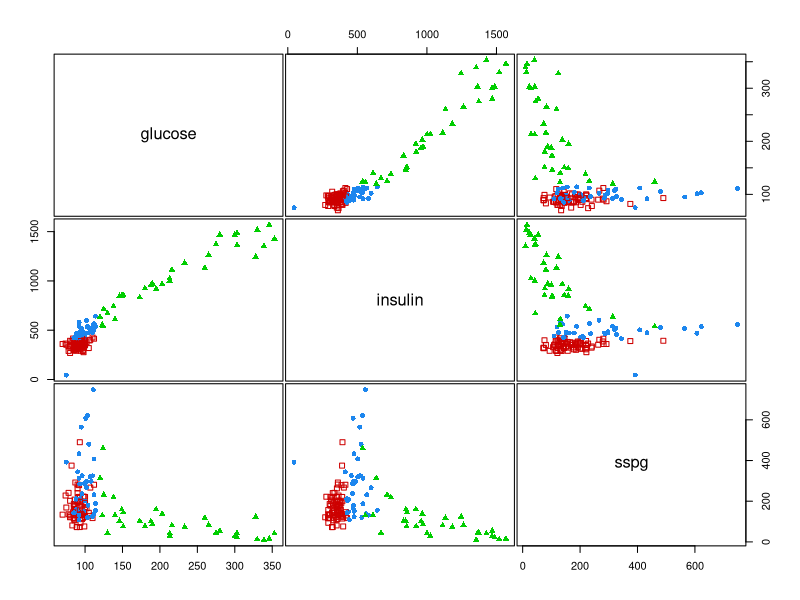
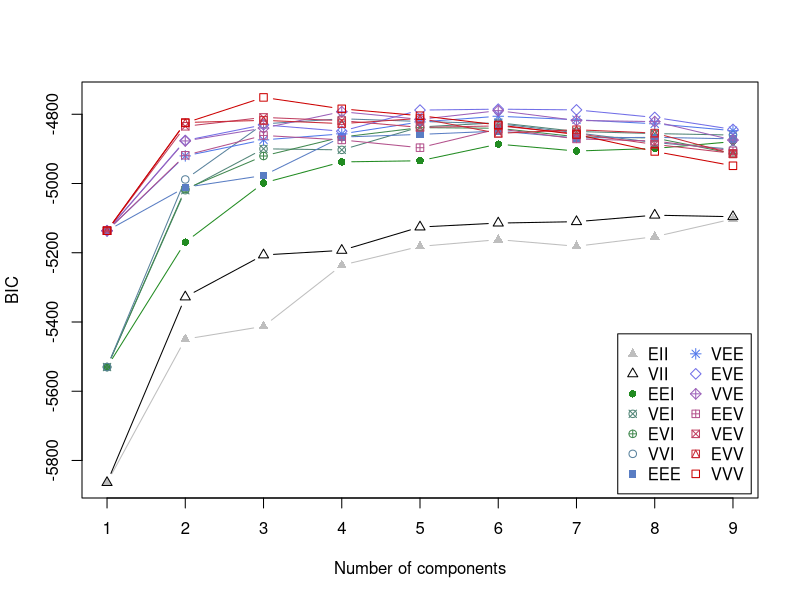
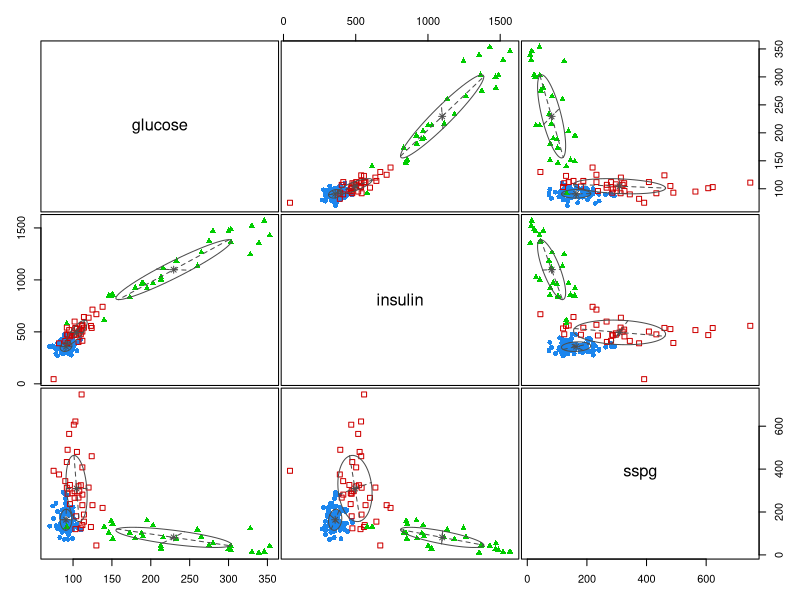
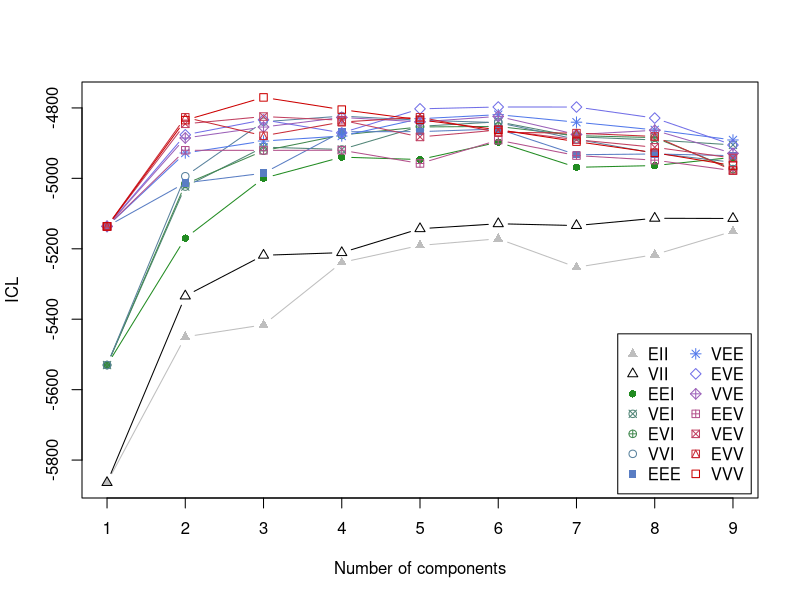
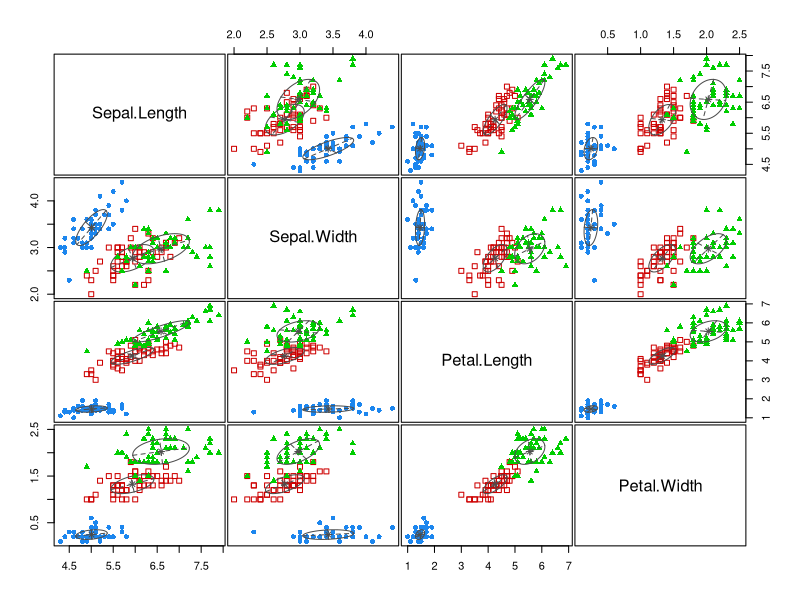
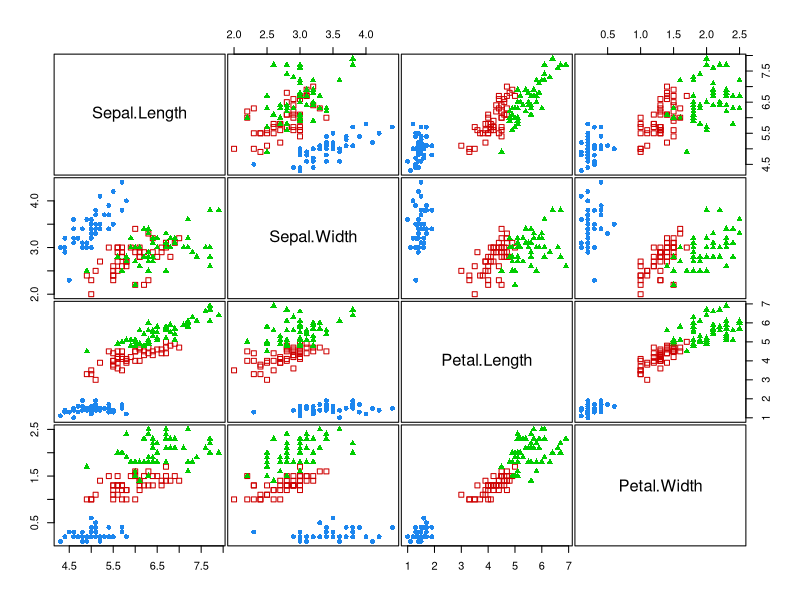
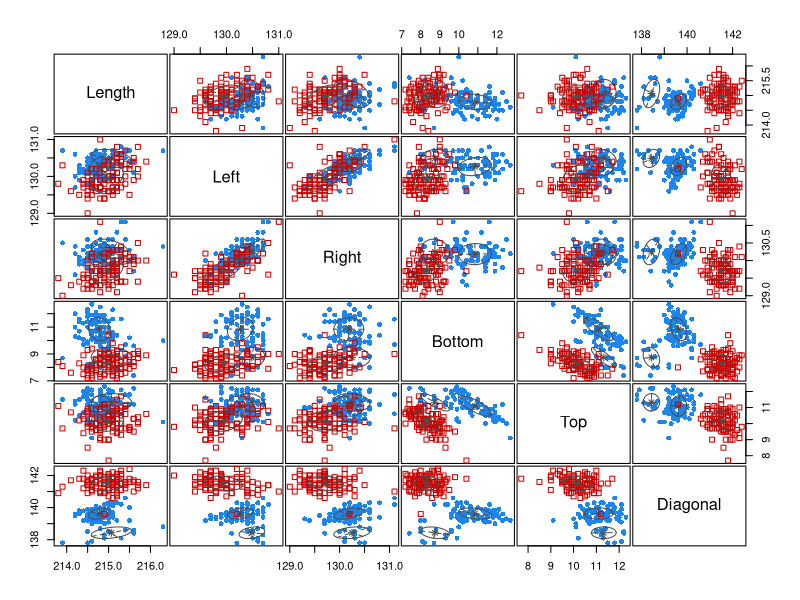
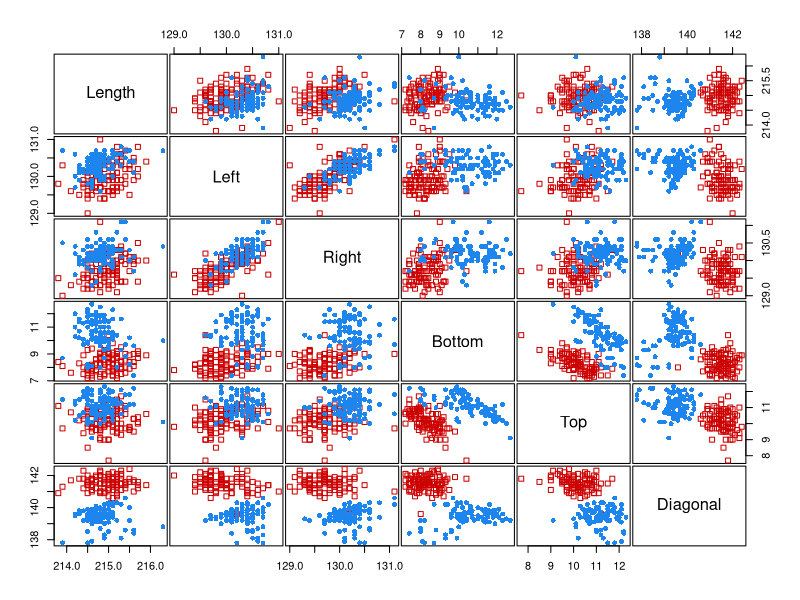

R code for these plots, in order:
## ---- chunk 1
library(knitr)
opts_chunk$set(fig.align="center",
               fig.width=5, fig.height=4.5,
               dev.args=list(pointsize=8))
## ---- chunk 2
library(mclust)
## ---- chunk 3
data(diabetes)
class = diabetes$class
table(class)
X = diabetes[,-1]
head(X)
clPairs(X, class)

BIC = mclustBIC(X)
plot(BIC)
summary(BIC)

mod1 = Mclust(X)
summary(mod1, parameters = TRUE)
plot(mod1, what = "classification")
table(class, mod1$classification)

ICL = mclustICL(X)
summary(ICL)
plot(ICL)

LRT = mclustBootstrapLRT(X, modelName = "VVV")
LRT
## ---- chunk 4
data(iris)
class = iris$Species
table(class)
X = iris[,1:4]
head(X)
mod2 = MclustDA(X, class, modelType = "EDDA")
summary(mod2)
plot(mod2, what = "scatterplot")
plot(mod2, what = "classification")
## ---- chunk 5
data(banknote)
class = banknote$Status
table(class)
X = banknote[,-1]
head(X)
mod3 = MclustDA(X, class)
summary(mod3)
plot(mod3, what = "scatterplot")
plot(mod3, what = "classification")
## ---- chunk 6
unlist(cvMclustDA(mod2, nfold = 10)[2:3])
unlist(cvMclustDA(mod3, nfold = 10)[2:3])
## ---- chunk 7
data(acidity)
mod4 = densityMclust(acidity)
summary(mod4)
plot(mod4, what = "BIC")
plot(mod4, what = "density", data = acidity, breaks = 15)
plot(mod4, what = "diagnostic", type = "cdf")
plot(mod4, what = "diagnostic", type = "qq")
## ---- chunk 8
data(faithful)
mod5 = densityMclust(faithful)
summary(mod5)
plot(mod5, what = "BIC")
plot(mod5, what = "density")
plot(mod5, what = "density", type = "image", 
     col = "dodgerblue3", grid = 100)
plot(mod5, what = "density", type = "persp")
## ---- chunk 9
boot1 = MclustBootstrap(mod1)
summary(boot1, what = "se")
summary(boot1, what = "ci")

boot4 = MclustBootstrap(mod4)
summary(boot4, what = "se")
summary(boot4, what = "ci")
## ---- chunk 10
mod1dr = MclustDR(mod1)
summary(mod1dr)
plot(mod1dr, what = "pairs")
plot(mod1dr, what = "boundaries", ngrid = 200)

mod1dr = MclustDR(mod1, lambda = 1)
summary(mod1dr)
plot(mod1dr, what = "scatterplot")
plot(mod1dr, what = "boundaries", ngrid = 200)
## ---- chunk 11
mod2dr = MclustDR(mod2)
summary(mod2dr)
plot(mod2dr, what = "scatterplot")
plot(mod2dr, what = "boundaries", ngrid = 200)

mod3dr = MclustDR(mod3)
summary(mod3dr)
plot(mod3dr, what = "scatterplot")
plot(mod3dr, what = "boundaries", ngrid = 200)
